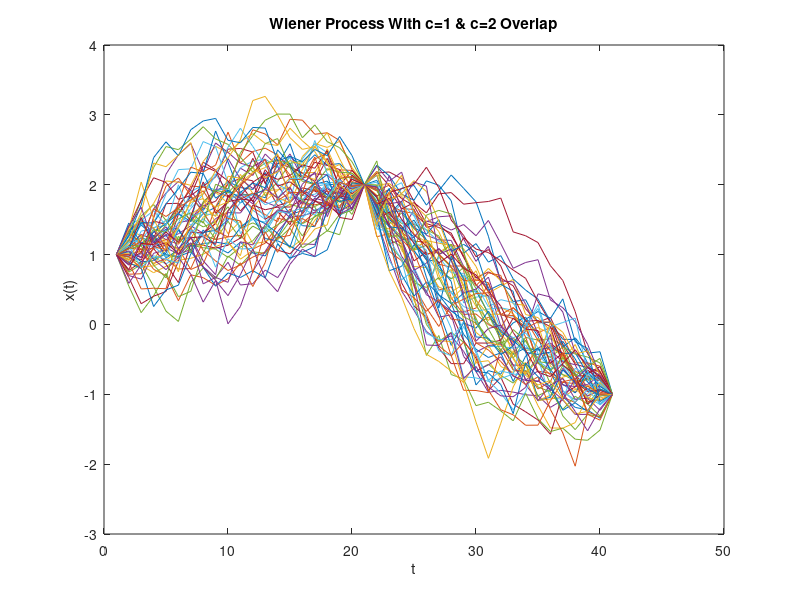

Source code (MATLAB):
expectW= [];
varW = [];
delta_t = 0.05;
t1 = 1;
t2 = 2;
t3 = 3;
%when t equal to 2, the index will be 22
index = 21;
t3_index = 41;
x(1) = 1;
x(index) = 2;
x(t3_index) = -1;
n = t2-0.05;
m = t3-0.05;


%expected value of given variables
expectW(1) = 0;
expectW(index) = 0;
expectW(t3_index) = 0;
%variance of given variables
varW(1) = 1;
varW(index) = 1;
varW(t3_index) = 1;

%y=wiener_process();

%function f = wiener_process()
%run the sequence 100 times
for b=1:1:30
    k=1;
    %calcuates the expected value from t1 to t2
    %each expected value is stored in expectW(k)
    for t=1.05:0.05:n
        t_prev=t-delta_t;
        
        %expected value
        A = ( (t2-t)/(t2-t_prev) )*x(k);
        B = ( (t-t_prev)/(t2-t_prev) )*x(index);
        expectW(k+1) = A+B;
        
        %variance
        A = (t2-t) * (t-t_prev);
        B = t2-t_prev;
        varW(k+1) = A/B;
        
        %x(k)
        x(k+1) = (randn*sqrt(varW(k+1))) + expectW(k+1);
        k = k+1;
        
    end
    
    %calcuates the expected value from t2 to t3
    %each expected value is stored in expectW(k)
    k=index;
    for t=2.05:0.05:m
        
        t_prev=t-delta_t;
        
        %expected value
        A = ( (t3-t)/(t3-t_prev) )*x(k);
        B = ( (t-t_prev)/(t3-t_prev) )*x(t3_index);
        expectW(k+1) = A+B;
        
        %variance
        A = (t3-t) * (t-t_prev);
        B = t3-t_prev;
        varW(k+1) = A/B;
        
        %x(k)
        x(k+1) = (randn*sqrt(varW(k+1))) + expectW(k+1);
        k = k+1;
        
    end
    plot(x), xlabel('t'), ylabel('x(t)'), title('Wiener Process With Scale=1')
    hold on
    
end

delta_t = 0.05*2;
for b=1:1:30
    k=1;
    %calcuates the expected value from t1 to t2
    %each expected value is stored in expectW(k)
    for t=1.05:0.05:n
        t_prev=t-delta_t;
        
        %expected value
        A = ( (t2-t)/(t2-t_prev) )*x(k);
        B = ( (t-t_prev)/(t2-t_prev) )*x(index);
        expectW(k+1) = A+B;
        
        %variance
        A = (t2-t) * (t-t_prev);
        B = t2-t_prev;
        varW(k+1) = A/B;
        
        %x(k)
        x(k+1) = (randn*sqrt(varW(k+1))) + expectW(k+1);
        k = k+1;
        
    end
    
    %calcuates the expected value from t2 to t3
    %each expected value is stored in expectW(k)
    k=index;
    for t=2.05:0.05:m
        
        t_prev=t-delta_t;
        
        %expected value
        A = ( (t3-t)/(t3-t_prev) )*x(k);
        B = ( (t-t_prev)/(t3-t_prev) )*x(t3_index);
        expectW(k+1) = A+B;
        
        %variance
        A = (t3-t) * (t-t_prev);
        B = t3-t_prev;
        varW(k+1) = A/B;
        
        %x(k)
        x(k+1) = (randn*sqrt(varW(k+1))) + expectW(k+1);
        k = k+1;
        
    end
    plot(x), xlabel('t'), ylabel('x(t)'), title('Wiener Process With c=1 & c=2 Overlap')
    hold on
    
end